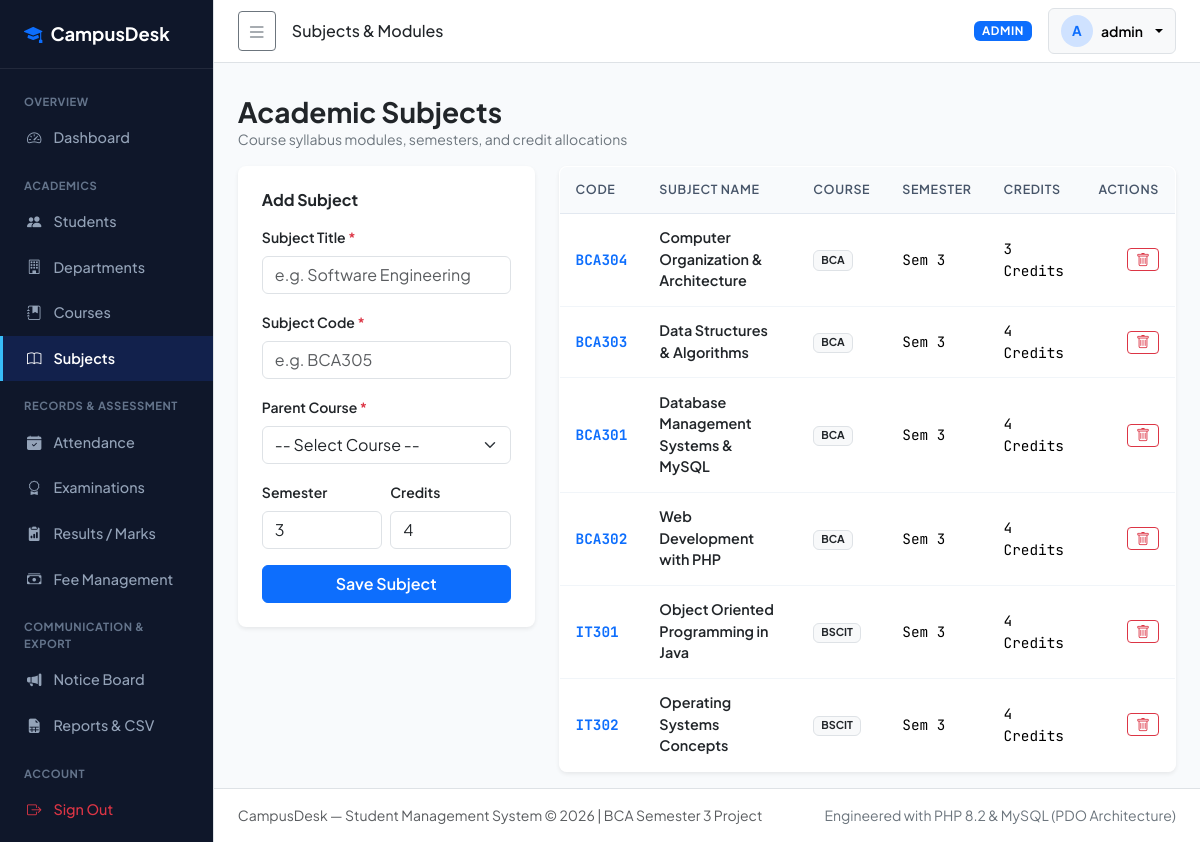
The app's page /admin/subjects.php (signed in) with its own data.
### tables this page shows
CREATE TABLE `subjects` (
  `subject_id` INT AUTO_INCREMENT PRIMARY KEY,
  `course_id` INT NOT NULL,
  `subject_name` VARCHAR(100) NOT NULL,
  `subject_code` VARCHAR(20) NOT NULL UNIQUE,
  `semester` INT NOT NULL,
  `credits` INT NOT NULL DEFAULT 4,
  CONSTRAINT `fk_subjects_course` FOREIGN KEY (`course_id`) REFERENCES `courses` (`course_id`) ON DELETE CASCADE ON UPDATE CASCADE,
  INDEX `idx_subjects_course_sem` (`course_id`, `semester`)
);

CREATE TABLE `courses` (
  `course_id` INT AUTO_INCREMENT PRIMARY KEY,
  `dept_id` INT NOT NULL,
  `course_name` VARCHAR(120) NOT NULL,
  `course_code` VARCHAR(20) NOT NULL UNIQUE,
  `duration_years` DECIMAL(3,1) NOT NULL DEFAULT 3.0,
  `description` TEXT NULL,
  `status` ENUM('active', 'inactive') NOT NULL DEFAULT 'active',
  `created_at` TIMESTAMP DEFAULT CURRENT_TIMESTAMP,
  CONSTRAINT `fk_courses_dept` FOREIGN KEY (`dept_id`) REFERENCES `departments` (`dept_id`) ON DELETE RESTRICT ON UPDATE CASCADE,
  INDEX `idx_courses_dept` (`dept_id`)
);

### includes/functions.php (called while the page is built, shortened)
<?php
function e(?string $string): string {
    return htmlspecialchars((string)$string, ENT_QUOTES, 'UTF-8');
}

### admin/subjects.php (the view, shortened to what this page needs)
<?php
require_once __DIR__ . '/../config/database.php';
require_once __DIR__ . '/../includes/functions.php';
$subjects = $pdo->query("
    SELECT s.*, c.course_code, c.course_name
    FROM subjects s
    JOIN courses c ON s.course_id = c.course_id
    ORDER BY c.course_code ASC, s.semester ASC, s.subject_name ASC
")->fetchAll();
require_once __DIR__ . '/../includes/header.php';
require_once __DIR__ . '/../includes/sidebar.php';
require_once __DIR__ . '/../includes/navbar.php';
?>
<div class="container-fluid px-4 py-3">
  <div class="d-flex justify-content-between align-items-center mb-3">
    <div>
      <h3 class="fw-bold text-dark mb-0">Academic Subjects</h3>
      <div class="text-secondary small">Course syllabus modules, semesters, and credit allocations</div>
    </div>
  </div>
  <div class="row g-4">
    <div class="col-lg-4">
      <div class="card border-0 shadow-sm rounded-3 p-4 bg-white">
        <h6 class="fw-bold text-dark mb-3">Add Subject</h6>
        <form method="POST" action="subjects.php">
          <div class="mb-3">
            <label class="form-label small fw-semibold">Subject Title <span class="text-danger">*</span></label>
            <input type="text" class="form-control" name="subject_name" placeholder="e.g. Software Engineering" required>
          </div>
          <div class="mb-3">
            <label class="form-label small fw-semibold">Subject Code <span class="text-danger">*</span></label>
            <input type="text" class="form-control" name="subject_code" placeholder="e.g. BCA305" required>
          </div>
          <div class="mb-3">
            <label class="form-label small fw-semibold">Parent Course <span class="text-danger">*</span></label>
            <select class="form-select" name="course_id" required>
              <option value="">-- Select Course --</option>
            </select>
          </div>
          <div class="row g-2 mb-3">
            <div class="col-6">
              <label class="form-label small fw-semibold">Semester</label>
              <input type="number" min="1" max="8" class="form-control" name="semester" value="3" required>
            </div>
            <div class="col-6">
              <label class="form-label small fw-semibold">Credits</label>
              <input type="number" min="1" max="8" class="form-control" name="credits" value="4" required>
            </div>
          </div>
          <button type="submit" class="btn btn-primary w-100 fw-semibold">Save Subject</button>
        </form>
      </div>
    </div>
    <div class="col-lg-8">
      <div class="card border-0 shadow-sm rounded-3 bg-white overflow-hidden">
        <div class="table-responsive">
          <table class="table table-hover table-cd mb-0 align-middle">
            <thead>
              <tr>
                <th>Code</th>
                <th>Subject Name</th>
                <th>Course</th>
                <th>Semester</th>
                <th>Credits</th>
                <th class="text-end">Actions</th>
              </tr>
            </thead>
            <tbody>
              <?php if (empty($subjects)): ?>
                <tr><td colspan="6" class="text-center py-4 text-muted">No subjects registered yet.</td></tr>
              <?php else: ?>
                <?php foreach ($subjects as $sb): ?>
                  <tr>
                    <td class="tabular-nums fw-bold text-primary"><?= e($sb['subject_code']) ?></td>
                    <td class="fw-semibold text-dark"><?= e($sb['subject_name']) ?></td>
                    <td><span class="badge bg-light text-dark border"><?= e($sb['course_code']) ?></span></td>
                    <td class="tabular-nums">Sem <?= (int)$sb['semester'] ?></td>
                    <td class="tabular-nums"><?= (int)$sb['credits'] ?> Credits</td>
                    <td class="text-end">
                      <form method="POST" action="subjects.php" class="d-inline" onsubmit="return confirm('Delete subject <?= addslashes($sb['subject_name']) ?>?');">
                        <button type="submit" class="btn btn-outline-danger btn-sm py-0 px-2" title="Delete Subject">
                          <i class="bi bi-trash"></i>
                        </button>
                      </form>
                    </td>
                  </tr>
                <?php endforeach; ?>
              <?php endif; ?>
            </tbody>
          </table>
        </div>
      </div>
    </div>
  </div>
</div>
<?php require_once __DIR__ . '/../includes/footer.php'; ?>

### assets/css/style.css (style rules this page uses)
:root { --cd-primary: #1e40af; --cd-primary-dark: #0f2b48; --cd-primary-light: #3b82f6; --cd-sidebar-bg: #0f172a; --cd-sidebar-hover: #1e293b; --cd-surface: #ffffff; --cd-bg: #f8fafc; --cd-border: #e2e8f0; --cd-text-main: #0f172a; --cd-text-muted: #64748b; }
body { font-family: 'Plus Jakarta Sans', system-ui, -apple-system, BlinkMacSystemFont, 'Segoe UI', Roboto, sans-serif; background-color: var(--cd-bg); color: var(--cd-text-main); min-height: 100vh; }
.tabular-nums, td.metric, .badge-mono { font-family: 'JetBrains Mono', monospace; font-variant-numeric: tabular-nums; }
.table-cd { background: white; border-radius: 8px; overflow: hidden; border: 1px solid var(--cd-border); }
.table-cd thead th { background-color: #f8fafc; color: #475569; font-size: 0.78rem; font-weight: 600; text-transform: uppercase; letter-spacing: 0.05em; border-bottom: 1px solid var(--cd-border); padding: 0.85rem 1rem; }
.table-cd tbody td { padding: 0.85rem 1rem; vertical-align: middle; border-bottom: 1px solid #f1f5f9; font-size: 0.9rem; }

### records on screen
subjects: subject_code "BCA304", subject_name "Computer Organization & Architecture", course.course_code "BCA", semester "3", credits "3"
subjects: subject_code "BCA303", subject_name "Data Structures & Algorithms", course.course_code "BCA", semester "3", credits "4"
subjects: subject_code "BCA301", subject_name "Database Management Systems & MySQL", course.course_code "BCA", semester "3", credits "4"
subjects: subject_code "BCA302", subject_name "Web Development with PHP", course.course_code "BCA", semester "3", credits "4"
subjects: subject_code "IT301", subject_name "Object Oriented Programming in Java", course.course_code "BSCIT", semester "3", credits "4"
subjects: subject_code "IT302", subject_name "Operating Systems Concepts", course.course_code "BSCIT", semester "3", credits "4"

### other values on screen
$page_title "Subjects & Modules"
$user['role'] "ADMIN"
substr($user['full_name'] ?? 'U', 0, 1) "A"
$user['full_name'] "admin"
